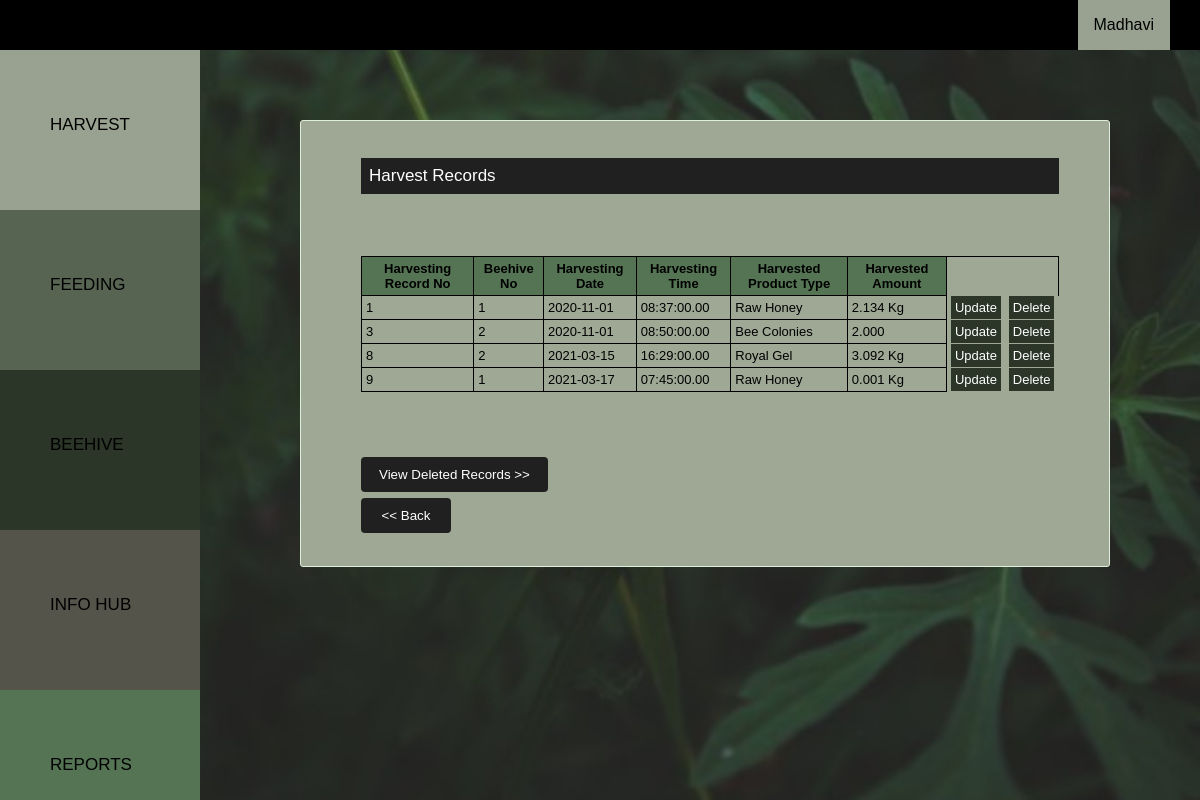
Screenshot of /src/php/bk_viewharvest.php (signed in) with the database file from the repository.
### tables this page shows
CREATE TABLE `harvest` (
  `HarvestRecNo` int(10) NOT NULL,
  `userID` int(10) NOT NULL,
  `beehiveno` int(10) NOT NULL,
  `date` timestamp NOT NULL DEFAULT current_timestamp(),
  `hdate` date NOT NULL,
  `htime` time(2) NOT NULL,
  `producttype` varchar(50) NOT NULL,
  `amount` decimal(20,3) NOT NULL,
  `unit` varchar(5) NOT NULL,
  `is_deleted` tinyint(1) NOT NULL DEFAULT 0
);

### src/php/bk_viewharvest.php (the view, shortened to what this page needs)
<html>
	<head>
        <link rel="stylesheet" type="text/CSS" href="../../public/css/bk_style.css">
        <link rel="stylesheet" type="text/CSS" href="../../public/css/bk_catstyle.css">
	</head>
	<body>
<?php
include('bk_navbar.php');
include('bk_sidenavbar.php');
?>
<div class="main">
<div class="bhivecontainer">
  <p>Harvest Records</p>
   <br/> </br><br />
	<center>
     <table >
                <tr style="background-color:#547454">
                <th>Harvesting Record No</th>
                <th>Beehive No</th>
                <th>Harvesting Date</th>
                <th>Harvesting Time</th>
                <th>Harvested Product Type</th>
                <th>Harvested Amount</th>
                </tr>
<?php
$sql = "SELECT HarvestRecNo,beehiveno,hdate,htime,producttype,amount,unit FROM harvest where userID='".$_SESSION['userid']."' and is_deleted=0";
$result = mysqli_query($connection,$sql);
		while($row=mysqli_fetch_assoc($result)){
        echo '<tr >';
        echo '<td>';
        echo $row['HarvestRecNo'];
        echo '</td>';
        echo '<td>';
        echo $row['beehiveno'];
        echo '</td>';
        echo '<td>';
        echo $row['hdate'];
        echo '</td>';
        echo '<td>';
        echo $row['htime'];
        echo '</td>';
        echo '<td>';
        echo $row['producttype'];
        echo '</td>';
        echo '<td>';
        echo $row['amount']." ".$row['unit'];
        echo '</td>';
        echo "<td style='border-style:hidden; border-left:1px solid black'><a href ='bk_updateharvest.php?HarvestRecNo=".$row['HarvestRecNo']."' style='background-color: #2b3528; color: white; text-decoration: none; padding:4px'> Update </a> </td>" ;
		echo "<td style='border-style:hidden'><a href ='bk_deleteharvest.php?HarvestRecNo=".$row['HarvestRecNo']." ' style='background-color: #2b3528; color: white; text-decoration: none; padding:4px'> Delete </a> </td>" ;
        echo '</tr>';
        }
        ?>
          </table></center>
          <br/><br/><br/>
        <form  action="bk_viewdelharvest.php" method="post" >
        <div class="row"><div class="c1" style="width:849px">
        <input type="submit" value="View Deleted Records >>" name="back" >
        </div>
        </form>
        <form  action="bk_harvest.php" method="post" >
        <div class="c2">
        <input type="submit" value="<< Back" name="back" style="width:90px" >
        </div></div>
</div>
<br />
<br />
	</body>
</html>

### public/css/bk_style.css (style rules this page uses)
body { margin: 0; font-family: Arial, Helvetica, sans-serif; }
a { text-decoration:none; }
.bhivecontainer { background-color: #9fa895; padding: 20px 50px 20px 60px; border: 1px solid rgb(222, 240, 219); border-radius: 3px; font-size: 13.5px; }
.bhivecontainer p { font-size: 17px; color: white; text-align: left; padding: 8px; background-color:#202020; }
.c1 { float: left; width: 815px; margin-top: 6px; }
.c2 { float: left; width: 185px; margin-top: 6px; }
.row:after { content: ""; display: table; clear: both; }
input[type=submit] { background-color: #202020; color: white; padding: 10px 18px; border: none; border-radius: 4px; cursor: pointer; float: left; }
table, td , tr, th { border: 1px solid black; border-collapse: collapse; font-size: 13px; table-layout: fixed; padding:4px; }

### public/css/bk_catstyle.css (style rules this page uses)
body { margin: 0; font-family: Arial; background-position: center; background-repeat: no-repeat; background-size: cover; background-attachment: fixed; background-image: url(../img/21.png); }
.main { margin-left: 300px; margin-right: 90px; margin-bottom: 50px; margin-top: 120px; }
* { box-sizing: border-box; }

### rows the page displays
harvest: HarvestRecNo "1", beehiveno "1", hdate "2020-11-01", htime "08:37:00.00", producttype "Raw Honey", amount "2.134", unit "Kg"
harvest: HarvestRecNo "3", beehiveno "2", hdate "2020-11-01", htime "08:50:00.00", producttype "Bee Colonies", amount "2.000"
harvest: HarvestRecNo "8", beehiveno "2", hdate "2021-03-15", htime "16:29:00.00", producttype "Royal Gel", amount "3.092", unit "Kg"
harvest: HarvestRecNo "9", beehiveno "1", hdate "2021-03-17", htime "07:45:00.00", producttype "Raw Honey", amount "0.001", unit "Kg"

### other values shown
$_SESSION['username'] "Madhavi"
